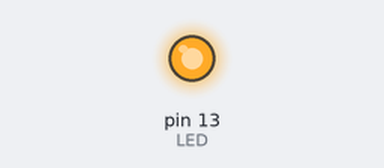
Simulated run of this sketch. Board: Arduino Uno, built with avr-gcc and run on an emulated ATmega328P. Parts: output pins drawn as LEDs (lit = HIGH).

Above: at 0.5 s.
At 3.5 s:
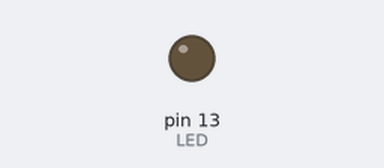
Timing chart, 0 to 7.8 s (numbered marks = the images above):
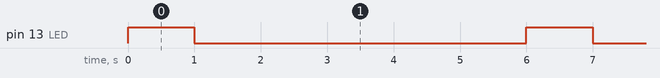

The sketch:

Ejercicio1.ino
```cpp
#define LED 13

void setup() {

  pinMode(LED, OUTPUT);

}

void loop() {

  digitalWrite(LED, HIGH);
  delay(1000);
  digitalWrite(LED, LOW);
  delay(5000);

}
```

Measured:
- by itself, pin 13 (LED): alternates HIGH for 1.0 s and LOW for 5.0 s
